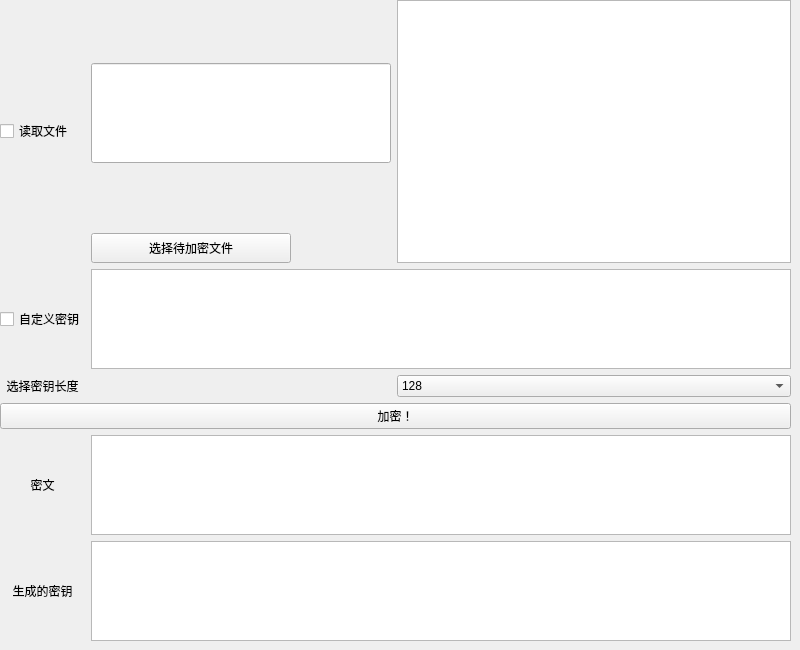
      <widget class="QWidget" name="page_10">
       <widget class="QWidget" name="gridLayoutWidget_2">
        <property name="geometry">
         <rect>
          <x>0</x>
          <y>0</y>
          <width>791</width>
          <height>641</height>
         </rect>
        </property>
        <layout class="QGridLayout" name="gridLayout_4">
         <item row="8" column="0">
          <widget class="QLabel" name="label_10">
           <property name="text">
            <string>生成的密钥</string>
           </property>
           <property name="alignment">
            <set>Qt::AlignCenter</set>
           </property>
          </widget>
         </item>
         <item row="0" column="2" rowspan="3">
          <widget class="QPlainTextEdit" name="plainTextEdit_7">
           <property name="maximumSize">
            <size>
             <width>16777215</width>
             <height>300</height>
            </size>
           </property>
          </widget>
         </item>
         <item row="4" column="1" colspan="2">
          <widget class="QPlainTextEdit" name="plainTextEdit_8">
           <property name="maximumSize">
            <size>
             <width>16777215</width>
             <height>100</height>
            </size>
           </property>
          </widget>
         </item>
         <item row="0" column="1" rowspan="2">
          <widget class="QLineEdit" name="lineEdit_4">
           <property name="maximumSize">
            <size>
             <width>300</width>
             <height>100</height>
            </size>
           </property>
          </widget>
         </item>
         <item row="6" column="0" colspan="3">
          <widget class="QPushButton" name="pushButton_29">
           <property name="text">
            <string>加密！</string>
           </property>
          </widget>
         </item>
         <item row="5" column="0">
          <widget class="QLabel" name="label_11">
           <property name="maximumSize">
            <size>
             <width>300</width>
             <height>16777215</height>
            </size>
           </property>
           <property name="text">
            <string>选择密钥长度</string>
           </property>
           <property name="alignment">
            <set>Qt::AlignCenter</set>
           </property>
          </widget>
         </item>
         <item row="7" column="0">
          <widget class="QLabel" name="label_5">
           <property name="text">
            <string>密文</string>
           </property>
           <property name="alignment">
            <set>Qt::AlignCenter</set>
           </property>
          </widget>
         </item>
         <item row="2" column="1">
          <widget class="QPushButton" name="pushButton_30">
           <property name="maximumSize">
            <size>
             <width>200</width>
             <height>30</height>
            </size>
           </property>
           <property name="layoutDirection">
            <enum>Qt::LeftToRight</enum>
           </property>
           <property name="text">
            <string>选择待加密文件</string>
           </property>
           <property name="checkable">
            <bool>false</bool>
           </property>
          </widget>
         </item>
         <item row="0" column="0" rowspan="3">
          <widget class="QCheckBox" name="checkBox_5">
           <property name="text">
            <string>读取文件</string>
           </property>
          </widget>
         </item>
         <item row="4" column="0">
          <widget class="QCheckBox" name="checkBox_7">
           <property name="maximumSize">
            <size>
             <width>16777215</width>
             <height>100</height>
            </size>
           </property>
           <property name="text">
            <string>自定义密钥</string>
           </property>
          </widget>
         </item>
         <item row="5" column="2">
          <widget class="QComboBox" name="comboBox_4">
           <item>
            <property name="text">
             <string>128</string>
            </property>
           </item>
           <item>
            <property name="text">
             <string>192</string>
            </property>
           </item>
           <item>
            <property name="text">
             <string>256</string>
            </property>
           </item>
          </widget>
         </item>
         <item row="7" column="1" colspan="2">
          <widget class="QTextEdit" name="textEdit_5">
           <property name="maximumSize">
            <size>
             <width>16777215</width>
             <height>100</height>
            </size>
           </property>
          </widget>
         </item>
         <item row="8" column="1" colspan="2">
          <widget class="QTextEdit" name="textEdit_6">
           <property name="maximumSize">
            <size>
             <width>16777215</width>
             <height>100</height>
            </size>
           </property>
          </widget>
         </item>
        </layout>
       </widget>
      </widget>
